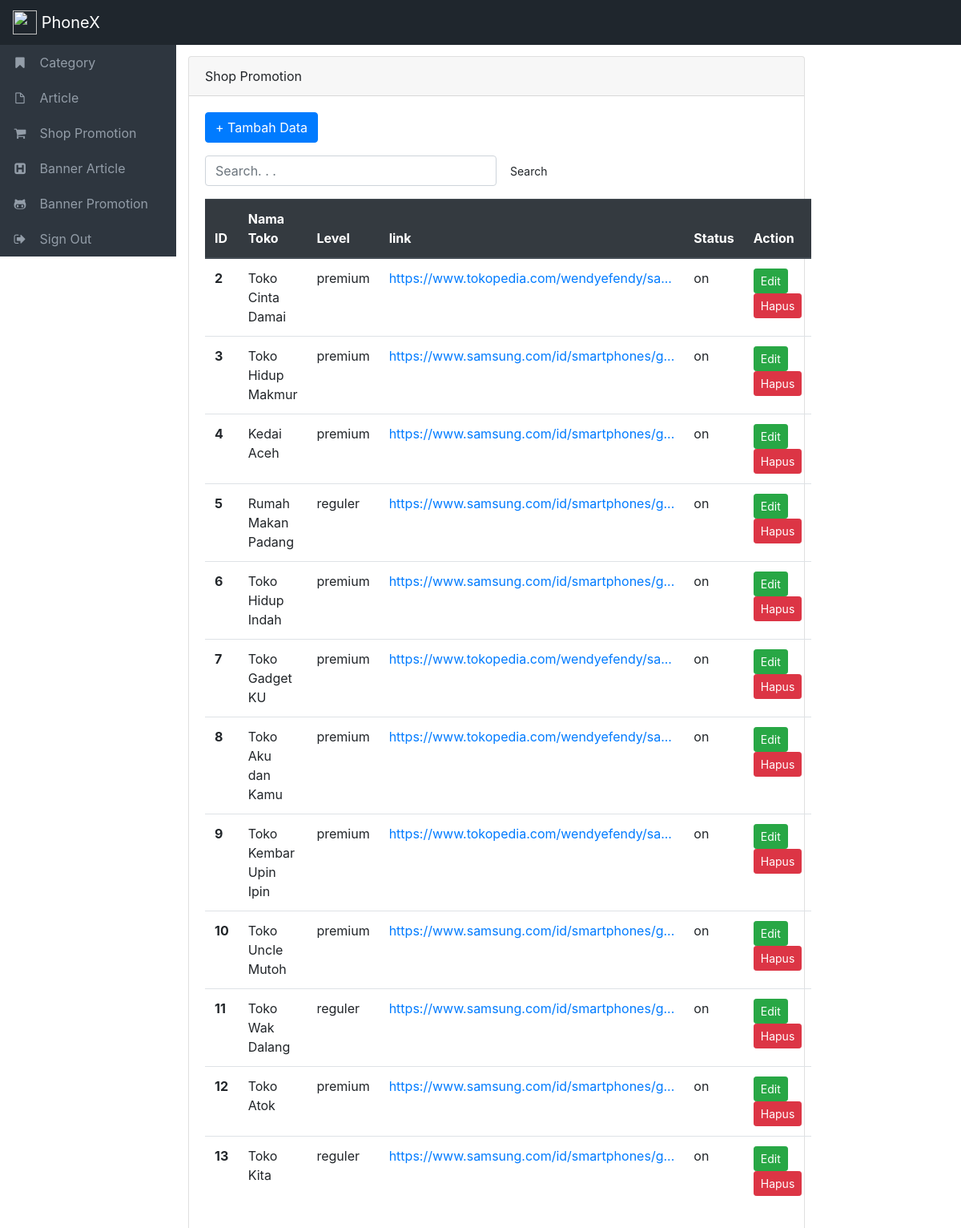
The app's page /index.php/admin/shop with its own data.
### tables this page shows
CREATE TABLE `toko` (
  `toko_id` int(10) NOT NULL,
  `level` enum('premium','reguler') NOT NULL,
  `nama` varchar(100) NOT NULL,
  `link` varchar(200) NOT NULL,
  `gambar` varchar(300) NOT NULL,
  `status` enum('on','off') NOT NULL
);

### application/controllers/Admin.php (called while the page is built, shortened)
<?php
class Admin extends CI_Controller{
    public function __construct()
    {
        $this->load->model('Admin_model');
        $this->load->library('form_validation');
    }
    public function shop(){
        $data['shops'] = $this->Admin_model->getAllShop();
        $this->load->view('admin/template/header');
        $this->load->view('admin/module/shop/shop_view', $data);
        $this->load->view('admin/template/footer');
    }
}

### index.php (called while the page is built, shortened)
<?php
require_once BASEPATH.'core/CodeIgniter.php';

### application/models/Admin_model.php (called while the page is built, shortened)
<?php
class Admin_model extends CI_Model{
    public function getAllShop()
    {
        return $this->db->get('toko')->result_array();
    }
}

### application/views/admin/module/shop/shop_view.php (the view, shortened to what this page needs)
<div class="content col-md-8">
    <div class="card">
    <div class="card-header">
        Shop Promotion
    </div>
    <div class="card-body">
    <a class="btn btn-primary" href="<?= BASE_URL();?>admin/tambahShop" role="button">+ Tambah Data</a>
    <form class="form-inline mr-auto mt-3" method="POST" action="<?= BASE_URL();?>admin/searchShop">
        <input id="myInput" class="form-control mr-sm-2 col-md-6" type="text" placeholder="Search. . ." aria-label="Search" name="keyword">
        <button id="myBtn" class="btn btn-unique btn-rounded btn-sm my-0" type="submit">Search</button>
    </form>
    <table class="table mt-3">
        <thead class="thead-dark">
            <tr>
                <th scope="col">ID</th>
                <th scope="col">Nama Toko</th>
                <th scope="col">Level</th>
                <th scope="col">link</th>
                <th scope="col">Status</th>
                <th scope="col">Action</th>
            </tr>
        </thead>
        <tbody>
        <?php foreach($shops as $shp): ?>
        <tr>
            <th scope="row"><?= $shp['toko_id']; ?></th>
            <td><?= $shp['nama']; ?></td>
            <td><?= $shp['level']; ?></td>
            <td> <a href="<?= $shp['link']; ?>"><?=substr( $shp['link'], 0, 40).'...'; ?></a> </td>
            <td><?= $shp['status']; ?></td>
            <td>
                <a class="btn btn-success btn-sm" href="<?= BASE_URL();?>admin/ubahShop/<?= $shp['toko_id'];?>" role="button">Edit</a>
                <a class="btn btn-danger btn-sm" href="<?= BASE_URL();?>admin/hapusShop/<?= $shp['toko_id'];?>" role="button">Hapus</a>
            </td>
        </tr>
        <?php endforeach; ?>
        </tbody>
    </table>
    </div>
    </div>
</div>

### assets/css/style.css (style rules this page uses)
.content { margin-left: 220px; margin-top: -250px; }

### records on screen
toko: toko_id "2", nama "Toko Cinta Damai", level "premium", link "https://www.tokopedia.com/wendyefendy/sa", status "on"
toko: toko_id "3", nama "Toko Hidup Makmur", level "premium", link "https://www.samsung.com/id/smartphones/g", status "on"
toko: toko_id "4", nama "Kedai Aceh", level "premium", link "https://www.samsung.com/id/smartphones/g", status "on"
toko: toko_id "5", nama "Rumah Makan Padang", level "reguler", link "https://www.samsung.com/id/smartphones/g", status "on"
toko: toko_id "6", nama "Toko Hidup Indah", level "premium", link "https://www.samsung.com/id/smartphones/g", status "on"
toko: toko_id "7", nama "Toko Gadget KU", level "premium", link "https://www.tokopedia.com/wendyefendy/sa", status "on"
toko: toko_id "8", nama "Toko Aku dan Kamu", level "premium", link "https://www.tokopedia.com/wendyefendy/sa", status "on"
toko: toko_id "9", nama "Toko Kembar Upin Ipin", level "premium", link "https://www.tokopedia.com/wendyefendy/sa", status "on"
toko: toko_id "10", nama "Toko Uncle Mutoh", level "premium", link "https://www.samsung.com/id/smartphones/g", status "on"
toko: toko_id "11", nama "Toko Wak Dalang", level "reguler", link "https://www.samsung.com/id/smartphones/g", status "on"
toko: toko_id "12", nama "Toko Atok", level "premium", link "https://www.samsung.com/id/smartphones/g", status "on"
toko: toko_id "13", nama "Toko Kita", level "reguler", link "https://www.samsung.com/id/smartphones/g", status "on"
